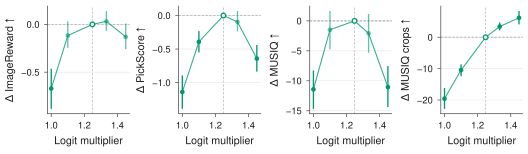

This figure's Python source:
"""FS2: global temperature sweep on the SEGA base (P3).

Regenerate from the project root:
    OMP_NUM_THREADS=8 /work/09032/saini_2/vista/library/uv-envs/crope/bin/python paper/figs/strengthen/fs_sweep.py

Input (work, read only): .agent/notes/strengthen/analysis/P3/contrasts_holm.csv from scripts/strengthen_analysis.py
(held-out rows 8-62, seed 0; each multiplier minus the SEGA reference s^0.16 = 4**0.16 = 1.248; paired prompt bootstrap,
2,000 draws, seed 0, nominal 95% CI). Nothing is recomputed. The five multipliers were fixed before generation; the
dashed vertical marks the reference, not a selected value. A mark is pale when its interval covers zero.
"""
import argparse
import json
from pathlib import Path
import sys

HERE = Path(__file__).resolve().parent
sys.path.insert(0, str(HERE.parent))

import matplotlib

matplotlib.use("Agg")
import matplotlib.pyplot as plt
import pandas as pd

import crope_style as cs

ROOT = HERE.parents[2]
P3 = ROOT / ".agent/notes/strengthen/analysis/P3"
TAU = {"tau1p0": 1.0, "tau1p1": 1.1, "tau_sref": 4 ** 0.16, "tau_logn": 4 / 3, "tau1p45": 1.45}
PANELS = ["imagereward", "pickscore", "musiq", "musiq_crop1024"]
FADE = 0.60


def main():
    ap = argparse.ArgumentParser(description=__doc__)
    ap.add_argument("--analysis", type=Path, default=P3)
    ap.add_argument("--stem", default=str(HERE / "fs_sweep"))
    ap.add_argument("--allow-incomplete", action="store_true")
    a = ap.parse_args()
    proto = json.loads((a.analysis / "analysis_protocol.json").read_text())
    if not proto.get("complete") and not a.allow_incomplete:
        raise SystemExit("P3 analysis incomplete; refusing to draw")
    c = pd.read_csv(a.analysis / "contrasts_holm.csv")
    c = c[c.analysis == "seed0"]
    cs.style()
    fig, axes = plt.subplots(1, len(PANELS), figsize=(cs.TEXT, 1.6))
    for ax, metric in zip(axes, PANELS):
        xs, ys = [], []
        for name, x in sorted(TAU.items(), key=lambda kv: kv[1]):
            if name == "tau_sref":
                xs.append(x), ys.append(0.0)
                ax.plot([x], [0.0], "o", ms=3.5, mfc="white", mec=cs.TEMP, mew=1.0, zorder=3)
                continue
            r = c[(c.contrast == name) & (c.metric == metric)]
            if r.empty or pd.isna(r.iloc[0]["lo"]):
                continue
            r = r.iloc[0]
            alpha = FADE if r["lo"] <= 0 <= r["hi"] else 1.0
            ax.plot([x, x], [r["lo"], r["hi"]], color=cs.TEMP, lw=1.0, alpha=alpha, solid_capstyle="butt")
            ax.plot([x], [r["delta"]], "o", color=cs.TEMP, ms=3.5, alpha=alpha, mec="none", zorder=3)
            xs.append(x), ys.append(r["delta"])
        ax.plot(xs, ys, color=cs.TEMP, lw=0.8, alpha=0.8, zorder=2)
        ax.axhline(0, color=cs.INK2, lw=0.6, ls=(0, (3.0, 1.8)), zorder=0)
        ax.axvline(4 ** 0.16, color=cs.RULE, lw=0.6, ls=(0, (3.0, 1.8)), zorder=0)
        cs.clean_axes(ax, grid="y")
        ax.set_xlabel("Logit multiplier")
        ax.set_ylabel("Δ " + cs.metric_label(metric))
        ax.set_xticks([1.0, 1.2, 1.4])
        ax.locator_params(axis="y", nbins=4)
    fig.subplots_adjust(left=0.09, right=0.99, bottom=0.26, top=0.96, wspace=0.6)
    cs.finish(fig, a.stem)


if __name__ == "__main__":
    main()
